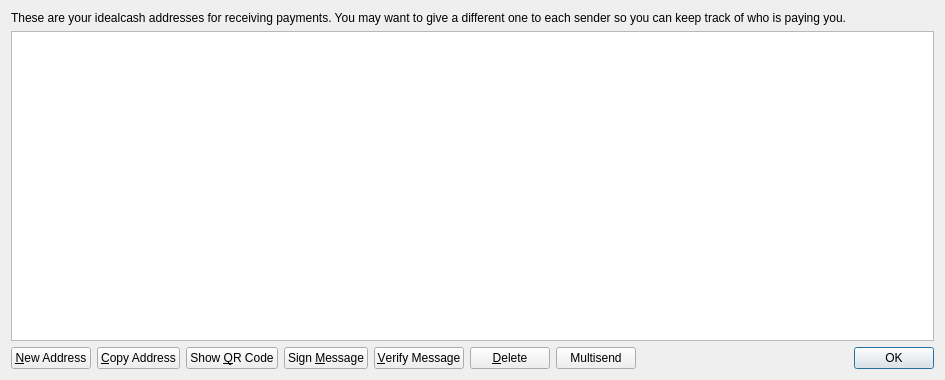
<?xml version="1.0" encoding="UTF-8"?>
<ui version="4.0">
 <class>AddressBookPage</class>
 <widget class="QWidget" name="AddressBookPage">
  <property name="geometry">
   <rect>
    <x>0</x>
    <y>0</y>
    <width>945</width>
    <height>380</height>
   </rect>
  </property>
  <property name="windowTitle">
   <string>Address Book</string>
  </property>
  <layout class="QVBoxLayout" name="verticalLayout">
   <item>
    <widget class="QLabel" name="labelExplanation">
     <property name="text">
      <string>These are your idealcash addresses for receiving payments. You may want to give a different one to each sender so you can keep track of who is paying you.</string>
     </property>
     <property name="textFormat">
      <enum>Qt::PlainText</enum>
     </property>
     <property name="wordWrap">
      <bool>true</bool>
     </property>
    </widget>
   </item>
   <item>
    <widget class="QTableView" name="tableView">
     <property name="contextMenuPolicy">
      <enum>Qt::CustomContextMenu</enum>
     </property>
     <property name="toolTip">
      <string>Double-click to edit address or label</string>
     </property>
     <property name="tabKeyNavigation">
      <bool>false</bool>
     </property>
     <property name="alternatingRowColors">
      <bool>false</bool>
     </property>
     <property name="selectionMode">
      <enum>QAbstractItemView::SingleSelection</enum>
     </property>
     <property name="selectionBehavior">
      <enum>QAbstractItemView::SelectRows</enum>
     </property>
     <property name="sortingEnabled">
      <bool>true</bool>
     </property>
     <attribute name="verticalHeaderVisible">
      <bool>false</bool>
     </attribute>
    </widget>
   </item>
   <item>
    <layout class="QHBoxLayout" name="horizontalLayout">
     <item>
      <widget class="QPushButton" name="newAddressButton">
       <property name="toolTip">
        <string>Create a new address</string>
       </property>
       <property name="text">
        <string>&amp;New Address</string>
       </property>
       <property name="icon">
        <iconset resource="../bitcoin.qrc">
         <normaloff>:/icons/add</normaloff>:/icons/add</iconset>
       </property>
      </widget>
     </item>
     <item>
      <widget class="QPushButton" name="copyToClipboard">
       <property name="toolTip">
        <string>Copy the currently selected address to the system clipboard</string>
       </property>
       <property name="text">
        <string>&amp;Copy Address</string>
       </property>
       <property name="icon">
        <iconset resource="../bitcoin.qrc">
         <normaloff>:/icons/editcopy</normaloff>:/icons/editcopy</iconset>
       </property>
      </widget>
     </item>
     <item>
      <widget class="QPushButton" name="showQRCode">
       <property name="text">
        <string>Show &amp;QR Code</string>
       </property>
       <property name="icon">
        <iconset resource="../bitcoin.qrc">
         <normaloff>:/icons/qrcode</normaloff>:/icons/qrcode</iconset>
       </property>
      </widget>
     </item>
     <item>
      <widget class="QPushButton" name="signMessage">
       <property name="toolTip">
        <string>Sign a message to prove you own a idealcash address</string>
       </property>
       <property name="text">
        <string>Sign &amp;Message</string>
       </property>
       <property name="icon">
        <iconset resource="../bitcoin.qrc">
         <normaloff>:/icons/edit</normaloff>:/icons/edit</iconset>
       </property>
      </widget>
     </item>
     <item>
      <widget class="QPushButton" name="verifyMessage">
       <property name="toolTip">
        <string>Verify a message to ensure it was signed with a specified idealcash address</string>
       </property>
       <property name="text">
        <string>&amp;Verify Message</string>
       </property>
       <property name="icon">
        <iconset resource="../bitcoin.qrc">
         <normaloff>:/icons/transaction_0</normaloff>:/icons/transaction_0</iconset>
       </property>
      </widget>
     </item>
     <item>
      <widget class="QPushButton" name="deleteButton">
       <property name="toolTip">
        <string>Delete the currently selected address from the list</string>
       </property>
       <property name="text">
        <string>&amp;Delete</string>
       </property>
       <property name="icon">
        <iconset resource="../bitcoin.qrc">
         <normaloff>:/icons/remove</normaloff>:/icons/remove</iconset>
       </property>
      </widget>
     </item>
     <item>
      <widget class="QPushButton" name="multiSend1PushButton">
       <property name="text">
        <string>Multisend</string>
       </property>
       <property name="icon">
        <iconset resource="../bitcoin.qrc">
         <normaloff>:/icons/send</normaloff>:/icons/send</iconset>
       </property>
      </widget>
     </item>
     <item>
      <spacer name="horizontalSpacer">
       <property name="orientation">
        <enum>Qt::Horizontal</enum>
       </property>
       <property name="sizeHint" stdset="0">
        <size>
         <width>40</width>
         <height>20</height>
        </size>
       </property>
      </spacer>
     </item>
     <item>
      <widget class="QDialogButtonBox" name="buttonBox">
       <property name="sizePolicy">
        <sizepolicy hsizetype="Maximum" vsizetype="Fixed">
         <horstretch>0</horstretch>
         <verstretch>0</verstretch>
        </sizepolicy>
       </property>
       <property name="standardButtons">
        <set>QDialogButtonBox::Ok</set>
       </property>
      </widget>
     </item>
    </layout>
   </item>
  </layout>
 </widget>
 <resources>
  <include location="../bitcoin.qrc"/>
 </resources>
 <connections/>
</ui>
